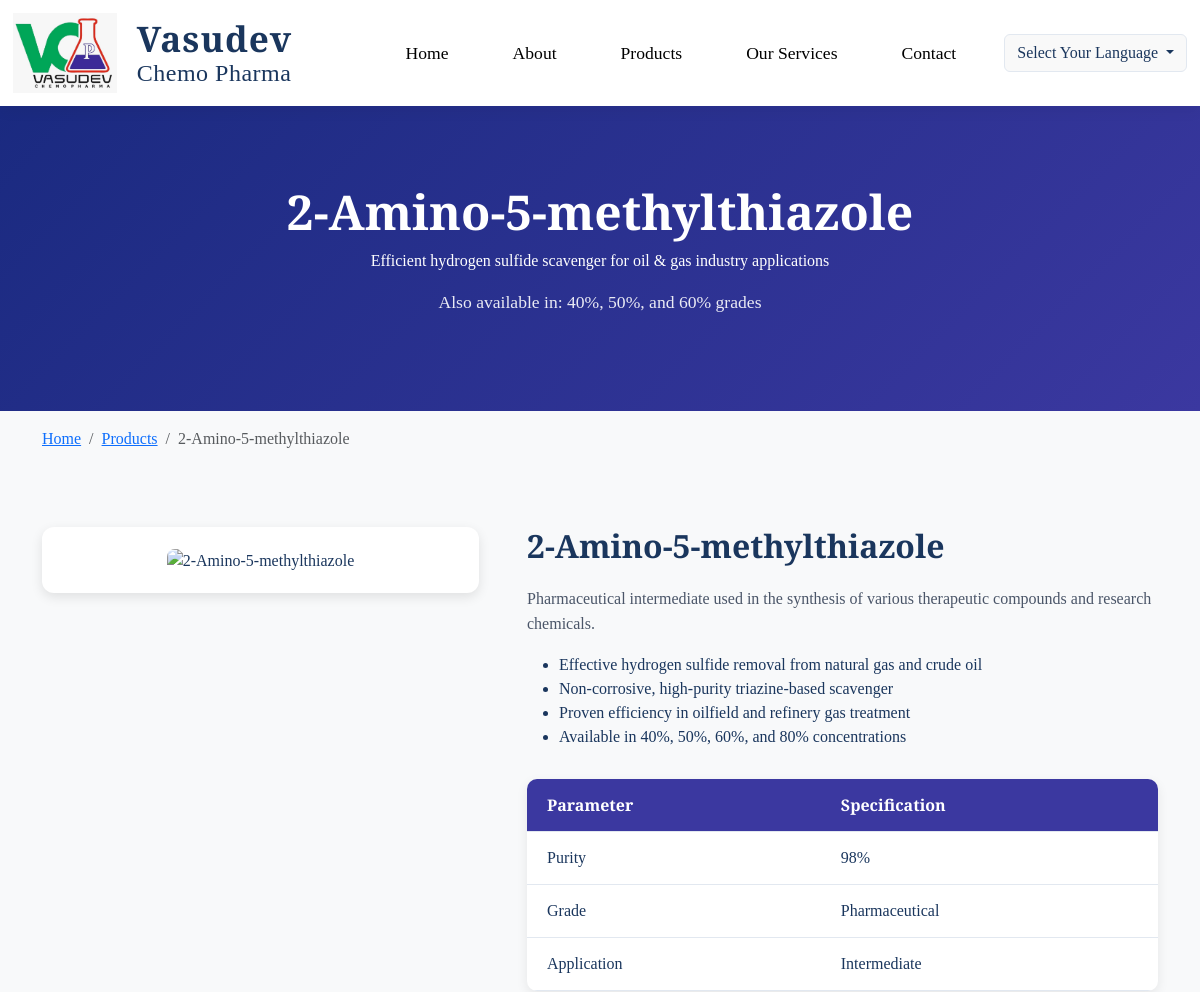
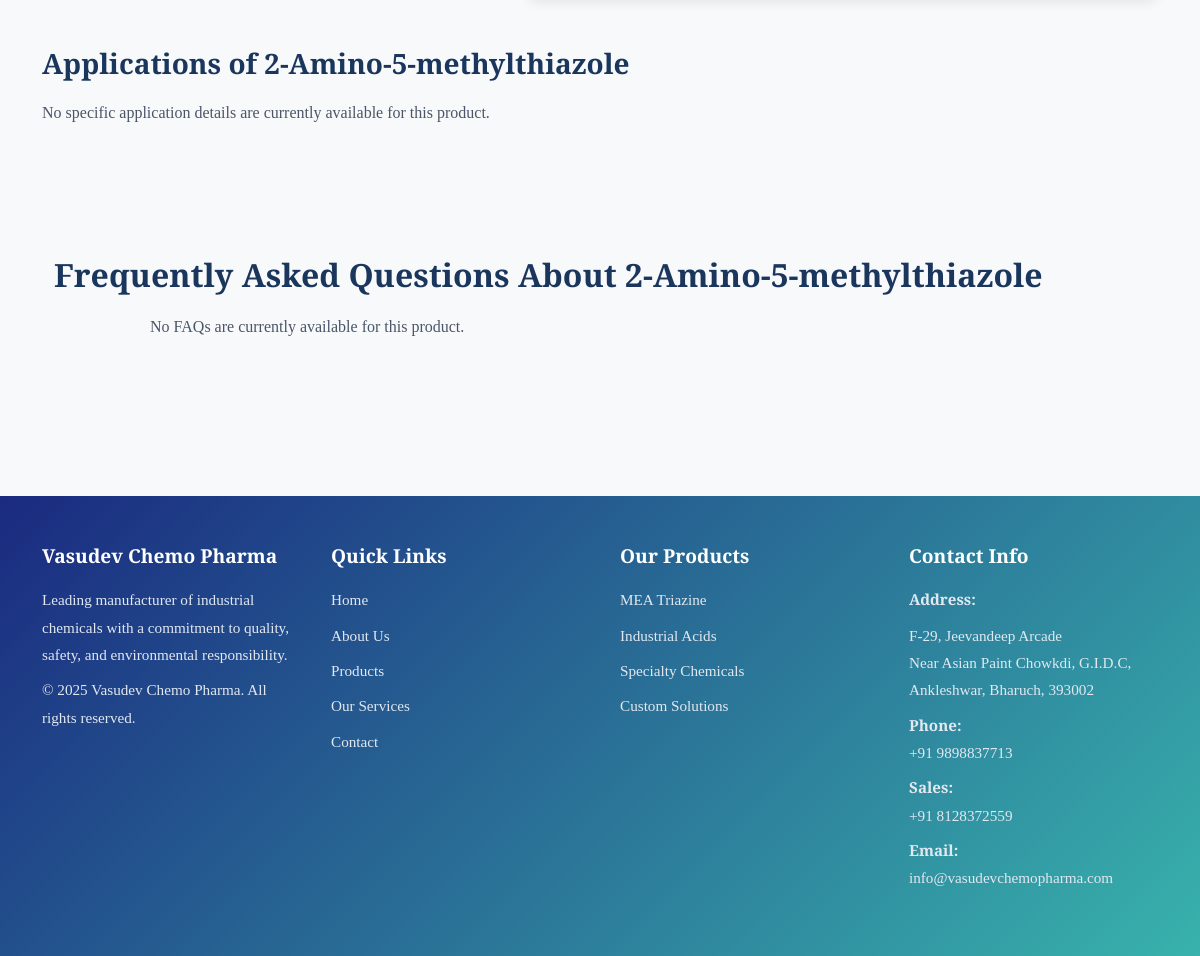
Screenshot of /product/2-amino-5-methylthiazole/ with the database file from the repository (2 pictures, top to bottom).
### app/models.py (models this page shows, shortened)
class Product(models.Model):
    priority = models.IntegerField(default=0, help_text="Higher number = higher priority")
    category = models.ForeignKey(ProductCategory, on_delete=models.CASCADE, related_name='products')
    name = models.CharField(max_length=200)
    slug = models.SlugField(unique=True)
    short_description = models.TextField(blank=True)
    detailed_description = models.TextField(blank=True)
    purity = models.CharField(max_length=150, blank=True, null=True)
    packaging = models.CharField(max_length=150, blank=True, null=True)
    grade = models.CharField(max_length=100, blank=True, null=True)
    form = models.CharField(max_length=100, blank=True, null=True)
    cas_number = models.CharField(max_length=100, blank=True)
    formula = models.CharField(max_length=100, blank=True)
    appearance = models.CharField(max_length=200, blank=True)
    assay = models.CharField(max_length=100, blank=True)
    application = models.TextField(blank=True)
    molecular_weight = models.CharField(max_length=100, blank=True)
    density = models.CharField(max_length=100, blank=True)
    boiling_point = models.CharField(max_length=100, blank=True)
    melting_point = models.CharField(max_length=100, blank=True)
    image_url = models.URLField(
        max_length=500, blank=True, null=True,
        help_text="https://lh3.googleusercontent.com/d/ID)"
    )
    main_image = models.ImageField(upload_to='products/images/', blank=True, null=True)
    gallery_image_1 = models.ImageField(upload_to='products/images/', blank=True, null=True)
    gallery_image_2 = models.ImageField(upload_to='products/images/', blank=True, null=True)
    video = models.FileField(
        upload_to='product_videos/',
        storage=get_file_storage,
        null=True, blank=True,
        help_text="Product demonstration video"
    )
    coa_pdf = models.FileField(
        upload_to='product_coa/',
        storage=get_file_storage,
        null=True, blank=True,
        help_text="Certificate of Analysis (PDF)"
    )
    tds_pdf = models.FileField(
        upload_to='product_tds/',
        storage=get_file_storage,
        null=True, blank=True,
        help_text="Technical Data Sheet (PDF)"
    )
    iso_certifications = models.CharField(max_length=255, blank=True)
    meta_title = models.CharField(max_length=150, blank=True)
    meta_description = models.CharField(max_length=800, blank=True)
    meta_keywords = models.CharField(max_length=1300, blank=True)
    schema_rating = models.DecimalField(max_digits=3, decimal_places=2, default=0.0,
                                        help_text='Average rating for schema.org (0.00 - 5.00)')
    schema_review_count = models.IntegerField(default=0, help_text='Number of reviews for schema.org')
    is_active = models.BooleanField(default=True)
    class Meta:
        ordering = ['-priority', 'name']
    def has_downloads(self):
        return bool(self.coa_pdf or self.tds_pdf)
    @property
    def specs(self):
        specs = {}
        if self.purity:
            specs['Purity'] = self.purity
        if self.packaging:
            specs['Packaging'] = self.packaging
        if self.grade:
            specs['Grade'] = self.grade
        if self.form:
            specs['Form'] = self.form
        if self.cas_number:
            specs['CAS Number'] = self.cas_number
        if self.application:
            specs['Application'] = self.application
        return specs
    def get_direct_image_url(self):
        if not self.image_url:
            return None

### app/views.py (the view)
# urls.py: path('product/<slug:slug>/', views.product_detail, name='product_detail'),
def product_detail(request, slug):
    product = get_object_or_404(Product, slug=slug)
    product_applications = product.applications.all()
    product_faqs = product.faqs.all()
    product_blogs = product.Blogs.all()
    related_products = Product.objects.filter(
        category=product.category
    ).exclude(id=product.id)[:3]
    context = {
        'product': product,
        'related_products': related_products,
        'applications': product_applications,
        'faqs': product_faqs,
        'product_blogs': product_blogs,
    }
    return render(request, 'products/product_detail.html', context)

### app/templates/products/product_detail.html (shortened to what this page needs)
<!DOCTYPE html>
{% load static %}
<html lang="en">
<head>
  <link href="https://cdn.jsdelivr.net/npm/bootstrap@5.3.2/dist/css/bootstrap.min.css" rel="stylesheet" />
  <link rel="stylesheet" href="https://cdn.jsdelivr.net/npm/bootstrap-icons@1.11.2/font/bootstrap-icons.css" />
</head>
<body>
  <header>{% include 'navbar.html' %}</header>
  <section class="page-header">
    <div class="container">
      <h1>{{ product.name }}</h1>
      <p>
        Efficient hydrogen sulfide scavenger for oil & gas industry
        applications
      </p>
      <p class="available-grades">
        Also available in: 40%, 50%, and 60% grades
      </p>
    </div>
  </section>
  <div class="container mt-3">
    <nav aria-label="breadcrumb">
      <ol class="breadcrumb">
        <li class="breadcrumb-item"><a href="/">Home</a></li>
        <li class="breadcrumb-item"><a href="/products">Products</a></li>
        <li class="breadcrumb-item active" aria-current="page">
          {{ product.name }}
        </li>
      </ol>
    </nav>
  </div>
  <section class="product-detail" id="product-detail">
    <div class="container">
      <div class="row g-5">
        <div class="col-md-5">
          <div class="image-box">
            {% if product.image_url %}
            <img src="{{ product.image_url }}" alt="{{ product.name }}" class="product-image img-fluid" />
            {% else %}
            <img src="/static/images/placeholder.png" alt="{{ product.name }}" class="product-image img-fluid" />
            {% endif %}
          </div>
        </div>
        <div class="col-md-7">
          <h2>{{ product.name }}</h2>
          <p>{{ product.short_description }}</p>
          <ul>
            <li>
              Effective hydrogen sulfide removal from natural gas and crude
              oil
            </li>
            <li>Non-corrosive, high-purity triazine-based scavenger</li>
            <li>Proven efficiency in oilfield and refinery gas treatment</li>
            <li>Available in 40%, 50%, 60%, and 80% concentrations</li>
          </ul>
          {% if product.specs %}
          <div class="spec-table" id="specifications">
            <table>
              <tr>
                <th>Parameter</th>
                <th>Specification</th>
              </tr>
              {% for key, value in product.specs.items %}
              <tr>
                <td>{{ key }}</td>
                <td>{{ value }}</td>
              </tr>
              {% endfor %}
            </table>
          </div>
          {% endif %}
        </div>
      </div>
      <div class="applications mt-5" id="applications">
        <h3>Applications of {{ product.name }}</h3>
        {% if applications %}
        <ul>
          {% for app in applications %}
          <li>
            <strong>{{ app.title }}</strong>
            {% if app.description %}
            <p>{{ app.description|linebreaksbr }}</p>
            {% endif %}
          </li>
          {% endfor %}
        </ul>
        {% else %}
        <p>
          No specific application details are currently available for this
          product.
        </p>
        {% endif %}
      </div>
      <section class="faq-section" id="faq">
        <div class="container">
          <h2 class="section-title">Frequently Asked Questions About {{ product.name }}</h2>
          <div class="faq-container">
            {% if faqs %}
            {% for faq in faqs %}
            <div class="faq-item">
              <div class="faq-question">
                <span>{{ faq.question }}</span>
                <i class="bi bi-chevron-down"></i>
              </div>
              <div class="faq-answer">{{ faq.answer }}</div>
            </div>
            {% endfor %}
            {% else %}
            <p>No FAQs are currently available for this product.</p>
            {% endif %}
          </div>
        </div>
      </section>
    </div>
  </section>
  {% include 'footer.html' %}
</body>
</html>

### app/templates/products/product_detail.html (style rules this page uses)
body { font-family: "Libre Baskerville", serif; background: #f8f9fa; color: #1a365d; }
.page-header { background: linear-gradient(135deg, #1a2a80, #3b38a0); color: #fff; padding: 80px 0; text-align: center; }
.page-header h1 { font-size: 3rem; font-weight: 700; }
.product-detail { padding: 60px 0; }
.product-detail .image-box { background: #fff; padding: 20px; border-radius: 12px; box-shadow: 0px 4px 12px rgba(0, 0, 0, 0.1); text-align: center; }
.product-detail .image-box img { max-width: 100%; height: auto; border-radius: 8px; }
.product-detail h2 { font-size: 2rem; font-weight: 700; margin-bottom: 20px; }
.product-detail p { color: #4a5568; line-height: 1.6; }
.spec-table { margin-top: 30px; }
.spec-table table { width: 100%; border-collapse: collapse; background: #fff; border-radius: 10px; overflow: hidden; box-shadow: 0px 4px 12px rgba(0, 0, 0, 0.08); }
.spec-table th, .spec-table td { padding: 14px 20px; border-bottom: 1px solid #e2e8f0; }
.spec-table th { background: #3b38a0; color: #fff; text-align: left; }
.applications { margin-top: 50px; }
.applications h3 { margin-bottom: 20px; font-weight: 700; }
.available-grades { font-size: 1.1rem; margin-top: 10px; color: rgba(255, 255, 255, 0.9); }
.faq-section { padding: 80px 0; background: #f8f9fa; margin-top: 50px; }
.faq-container { max-width: 900px; margin: 0 auto; }

### app/templates/navbar.html (style rules this page uses)
header { background-color: #f9f9f9; padding: 0.1rem 0; position: sticky; top: 0; z-index: 1000; box-shadow: 0 4px 15px rgba(0, 0, 0, 0.2); }
nav { display: flex; justify-content: space-between; align-items: center; flex-wrap: wrap; }
body { padding-top: 100px; }

### rows the page displays
Product: name "2-Amino-5-methylthiazole", short_description "Pharmaceutical intermediate used in the synthesis of various therapeutic compounds and research chemicals.", specs "98%" "Pharmaceutical" "Intermediate"

### other values shown
{{ key }} "Purity" "Grade" "Application"
